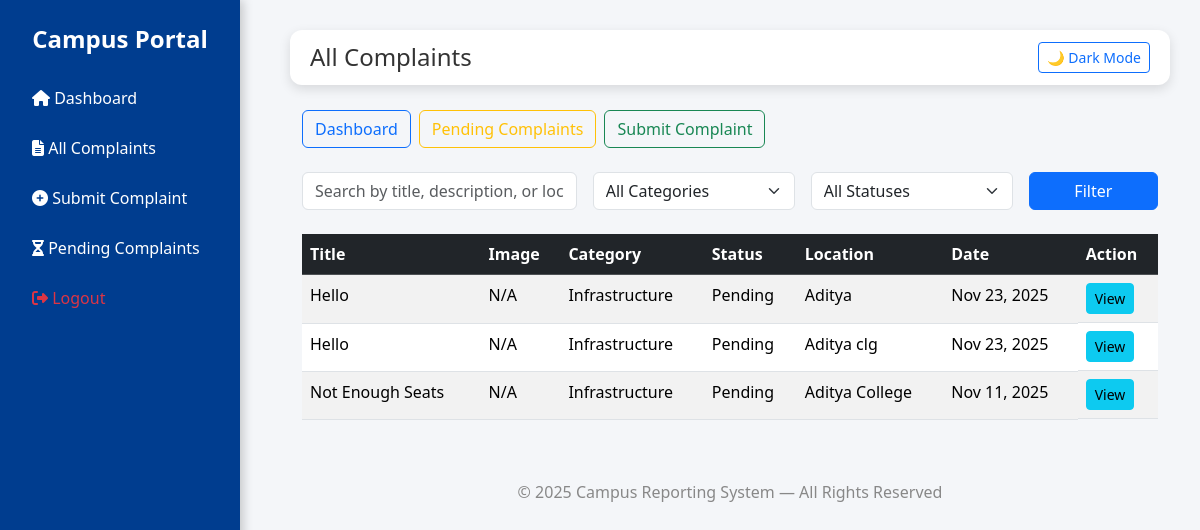
The app's page /complaints/ (signed in), older data.
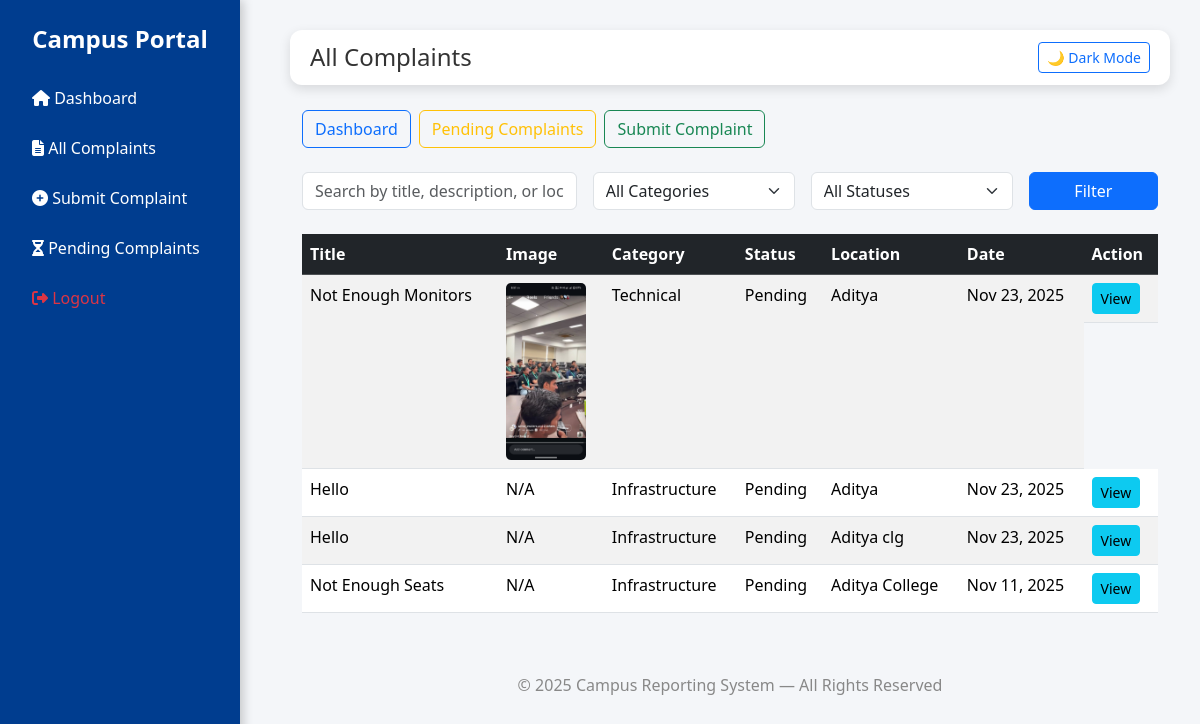
The same page, newer data.
### core/models.py (models this page shows, shortened)
class Complaint(models.Model):
    user = models.ForeignKey(User, on_delete=models.SET_NULL, null=True, blank=True)
    title = models.CharField(max_length=200)
    description = models.TextField()
    category = models.CharField(max_length=50, choices=CATEGORY_CHOICES)
    location = models.CharField(max_length=100, blank=True)
    image = models.ImageField(upload_to='complaint_images/', blank=True, null=True)
    status = models.CharField(max_length=20, choices=STATUS_CHOICES, default='Pending')
    created_at = models.DateTimeField(auto_now_add=True)
    updated_at = models.DateTimeField(auto_now=True)
    anonymous = models.BooleanField(default=False)

### core/views.py (the view)
# urls.py: path('complaints/', views.complaint_list, name='complaint_list'),
@login_required
def complaint_list(request):
    q = request.GET.get("q", "").strip()
    category = request.GET.get("category", "").strip()
    status = request.GET.get("status", "").strip()
    complaints = Complaint.objects.all().order_by("-created_at")
    if q:
        complaints = complaints.filter(
            models.Q(title__icontains=q) |
            models.Q(description__icontains=q) |
            models.Q(location__icontains=q)
        )
    if category:
        complaints = complaints.filter(category=category)
    if status:
        complaints = complaints.filter(status=status)
    user = request.user
    user_can_update = hasattr(user, "profile") and user.profile.role in ["staff", "admin"]
    context = {
        "complaints": complaints,
        "q": q,
        "selected_category": category,
        "selected_status": status,
        "category_choices": Complaint._meta.get_field("category").choices,
        "status_choices": Complaint._meta.get_field("status").choices,
        "user_can_update": user_can_update
    }
    return render(request, "core/complaint_list.html", context)

### core/templates/core/complaint_list.html (shortened to what this page needs)
{% extends "core/base.html" %}
{% block page_title %}All Complaints{% endblock %}
{% block content %}
<div class="container">
    <div class="mb-4 d-flex gap-2">
        <a href="{% url 'dashboard' %}" class="btn btn-outline-primary">Dashboard</a>
        <a href="{% url 'pending_complaints' %}" class="btn btn-outline-warning">Pending Complaints</a>
        <a href="{% url 'report_complaint' %}" class="btn btn-outline-success">Submit Complaint</a>
    </div>
    <form method="GET" class="row g-3 mb-4">
        <div class="col-md-4">
            <input type="text" name="q" value="{{ q }}" class="form-control" placeholder="Search by title, description, or location">
        </div>
        <div class="col-md-3">
            <select name="category" class="form-select">
                <option value="">All Categories</option>
            </select>
        </div>
        <div class="col-md-3">
            <select name="status" class="form-select">
                <option value="">All Statuses</option>
            </select>
        </div>
        <div class="col-md-2">
            <button type="submit" class="btn btn-primary w-100">Filter</button>
        </div>
    </form>
    <table class="table table-striped table-hover">
        <thead class="table-dark">
            <tr>
                <th>Title</th>
                <th>Image</th>
                <th>Category</th>
                <th>Status</th>
                <th>Location</th>
                <th>Date</th>
                <th>Action</th>
            </tr>
        </thead>
        <tbody>
            {% for complaint in complaints %}
            <tr {% if complaint.status == "pending" %}class="table-warning"{% endif %}>
                <td>{{ complaint.title }}</td>
                <td>
                    {% if complaint.image %}
                        <img src="{{ complaint.image.url }}" alt="{{ complaint.title }}" style="width: 80px; height: auto; border-radius: 5px;">
                    {% else %}
                        N/A
                    {% endif %}
                </td>
                <td>{{ complaint.category }}</td>
                <td>{{ complaint.status|capfirst }}</td>
                <td>{{ complaint.location }}</td>
                <td>{{ complaint.created_at|date:"M d, Y" }}</td>
                <td class="d-flex gap-2">
                    <a href="{% url 'complaint_detail' complaint.id %}" class="btn btn-sm btn-info">View</a>
                </td>
            </tr>
            {% empty %}
            <tr>
                <td colspan="7" class="text-center">No complaints found.</td>
            </tr>
            {% endfor %}
        </tbody>
    </table>
</div>
{% endblock %}

### core/templates/core/base.html (shortened to what this page needs)
<!DOCTYPE html>
<html lang="en" data-theme="light">
<head>
    <link href="https://cdn.jsdelivr.net/npm/bootstrap@5.3.2/dist/css/bootstrap.min.css" rel="stylesheet">
    <link rel="stylesheet" href="https://cdnjs.cloudflare.com/ajax/libs/font-awesome/6.4.0/css/all.min.css"/>
</head>
<body>
    <div class="sidebar">
        <h4>Campus Portal</h4>
        {% if user.is_authenticated %}
            <a href="{% url 'dashboard' %}"><i class="fas fa-home"></i> Dashboard</a>
            <a href="{% url 'complaint_list' %}"><i class="fas fa-file-alt"></i> All Complaints</a>
            <a href="{% url 'report_complaint' %}"><i class="fas fa-plus-circle"></i> Submit Complaint</a>
            <a href="{% url 'pending_complaints' %}"><i class="fas fa-hourglass-half"></i> Pending Complaints</a>
            <a href="{% url 'logout' %}" class="text-danger"><i class="fas fa-sign-out-alt"></i> Logout</a>
        {% else %}
            <a href="{% url 'login' %}"><i class="fas fa-lock"></i> Login</a>
            <a href="{% url 'register' %}"><i class="fas fa-user-plus"></i> Register</a>
        {% endif %}
    </div>
    <div class="content">
        <div class="top-navbar">
            <h4 class="m-0">{% block page_title %}{% endblock %}</h4>
            <button id="themeToggle" class="btn btn-outline-primary btn-sm">
                🌙 Dark Mode
            </button>
        </div>
        {% block content %}{% endblock %}
        <footer>
            © {% now "Y" %} Campus Reporting System — All Rights Reserved
        </footer>
    </div>
</body>
</html>

### core/templates/core/base.html (style rules this page uses)
:root { --bg-color: #f4f6f9; --card-bg: #ffffff; --text-color: #333; --sidebar-bg: #003d8f; --sidebar-text: #fff; --sidebar-hover: rgba(255,255,255,0.18); }
body { background-color: var(--bg-color); color: var(--text-color); font-family: "Segoe UI", sans-serif; transition: background 0.3s, color 0.3s; }
.sidebar { width: 240px; background: var(--sidebar-bg); height: 100vh; position: fixed; padding-top: 25px; box-shadow: 3px 0 10px rgba(0,0,0,0.2); overflow-y: auto; transition: width 0.3s; }
.sidebar h4 { font-weight: bold; color: var(--sidebar-text); text-align: center; margin-bottom: 20px; }
.sidebar a { color: var(--sidebar-text); display: block; padding: 12px 20px; text-decoration: none; font-size: 16px; border-radius: 6px; margin: 2px 12px; transition: all 0.2s; }
.content { margin-left: 260px; padding: 30px; min-height: 100vh; transition: margin-left 0.3s; }
.top-navbar { background: var(--card-bg); border-radius: 12px; box-shadow: 0 4px 12px rgba(0,0,0,0.12); padding: 12px 20px; margin-bottom: 25px; display: flex; justify-content: space-between; align-items: center; }
footer { margin-top: 40px; padding: 20px 0; text-align: center; color: #888; }

Row changes from the older to the newer data that the page shows:
added Complaint: title "Not Enough Monitors", image (picture), category "Technical", status "Pending", location "Aditya", created_at "Nov 23, 2025"
